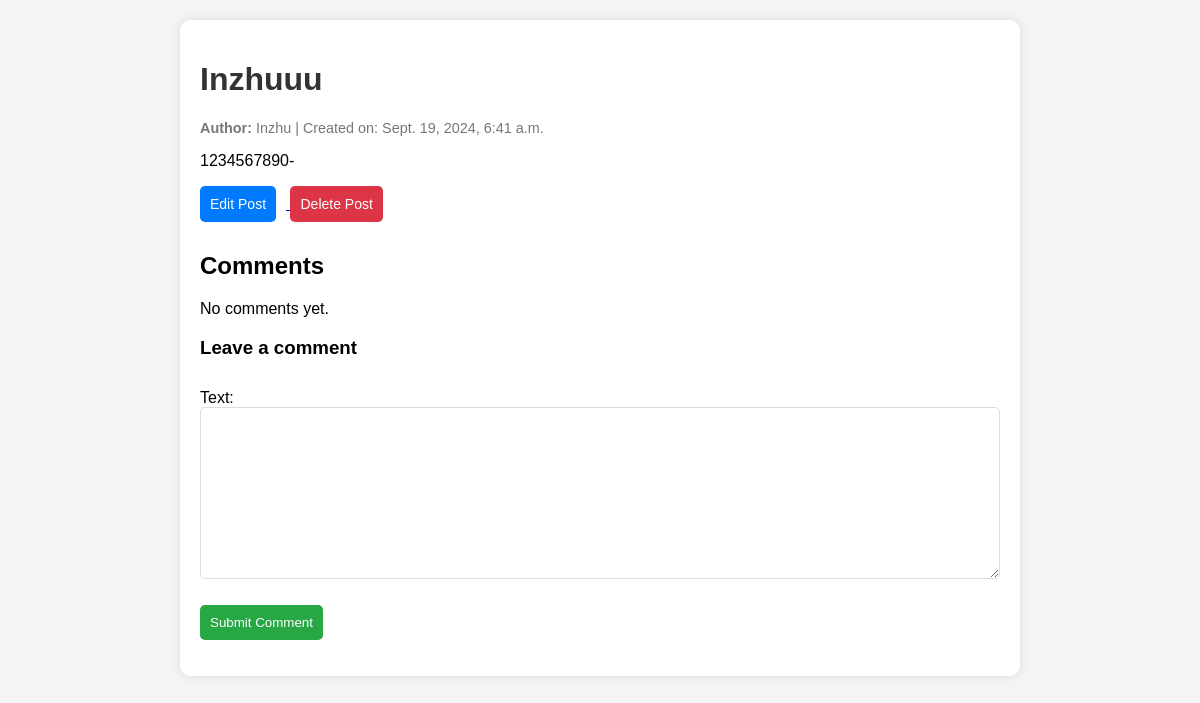
Before: /blog/posts/11 with the older database file.
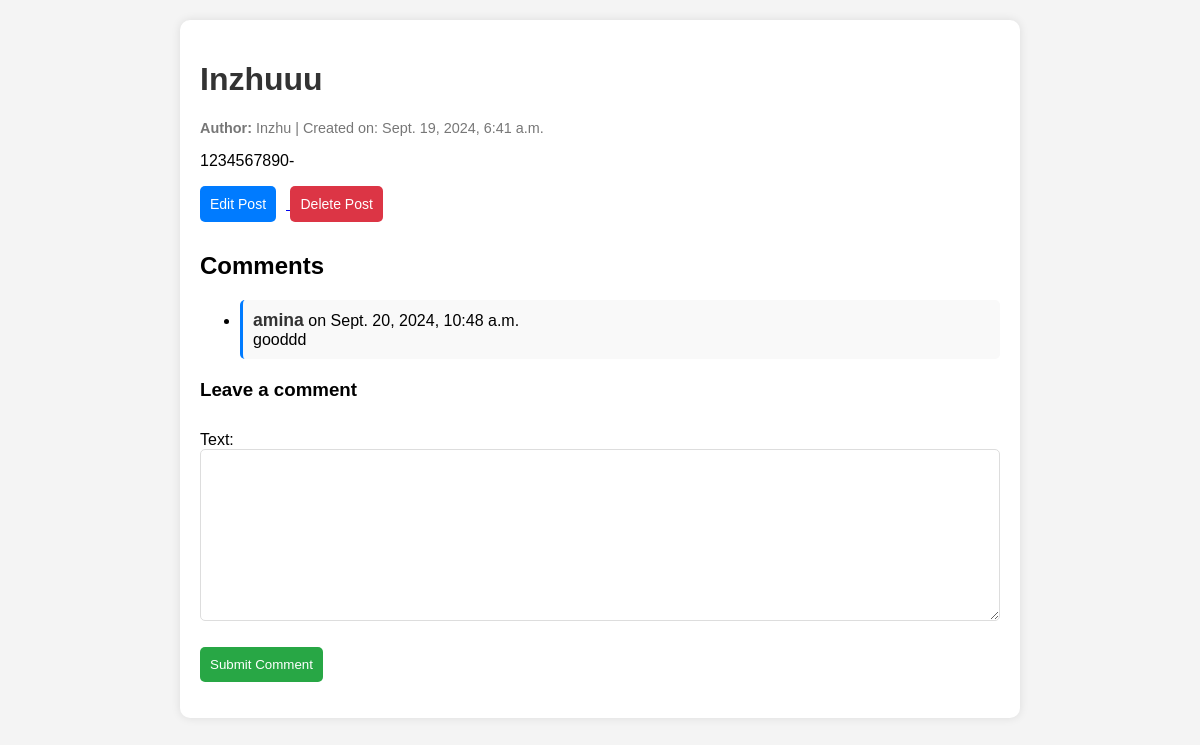
After: the same page with the newer database file.
### blog/models.py (models this page shows, shortened)
class Comment(models.Model):
    post = models.ForeignKey(Post, related_name='comments', on_delete=models.CASCADE)
    author = models.ForeignKey(User, on_delete=models.CASCADE)
    text = models.TextField(max_length=250)
    created_at = models.DateTimeField(auto_now_add=True)

### blog/views.py (the view)
# urls.py: path('posts/<int:id>', post_detail, name='post_by_id'),
def post_detail(request, id):
    post = get_object_or_404(Post, id=id)
    comments = Comment.objects.filter(post=post).order_by('-created_at')
    if request.method == "POST":
        form = CommentForm(request.POST)
        if form.is_valid():
            comment = form.save(commit=False)
            comment.post = post
            comment.author = request.user
            comment.save()
            return redirect('post_by_id', id=post.id)
    else:
        form = CommentForm()
    return render(request, 'post_id.html', {'post': post, 'comments': comments, 'form': form})

### blog/forms.py
class CommentForm(forms.ModelForm):
    class Meta:
        model = Comment
        fields = ['text']

### blog/templates/post_id.html (shortened to what this page needs)
<html lang="en">
<head>
    <link rel="stylesheet">
</head>
<body>
    <div class="container">
        <h1>{{ post.title }}</h1>
        <p class="post-meta">
            <strong>Author:</strong> {{ post.author }} | Created on: {{ post.created_at }}
        </p>
        <p>{{ post.content }}</p>
        <div class="post-buttons">
            <a href="{% url 'post_edit' post.id %}">
                <button class="edit-btn">Edit Post</button>
            </a>
            <a href="{% url 'delete' post.id %}">
                <button class="delete-btn">Delete Post</button>
            </a>
        </div>
        <div class="comments-section">
            <h2>Comments</h2>
            {% if comments %}
                <ul>
                    {% for comment in comments %}
                        <li class="comment-item">
                            <strong>{{ comment.author.username }}</strong> on {{ comment.created_at }}<br>
                            {{ comment.text }}
                        </li>
                    {% endfor %}
                </ul>
            {% else %}
                <p>No comments yet.</p>
            {% endif %}
        </div>
        <h3>Leave a comment</h3>
        <form method="post">
            {{ form.as_p }}
            <button type="submit">Submit Comment</button>
        </form>
    </div>
</body>
</html>

Changed rows visible on the page:
added Comment: author.username "amina", created_at "Sept. 20, 2024, 10:48 a.m.", text "gooddd"
Other visible differences:
text no longer shown: "No comments yet."
